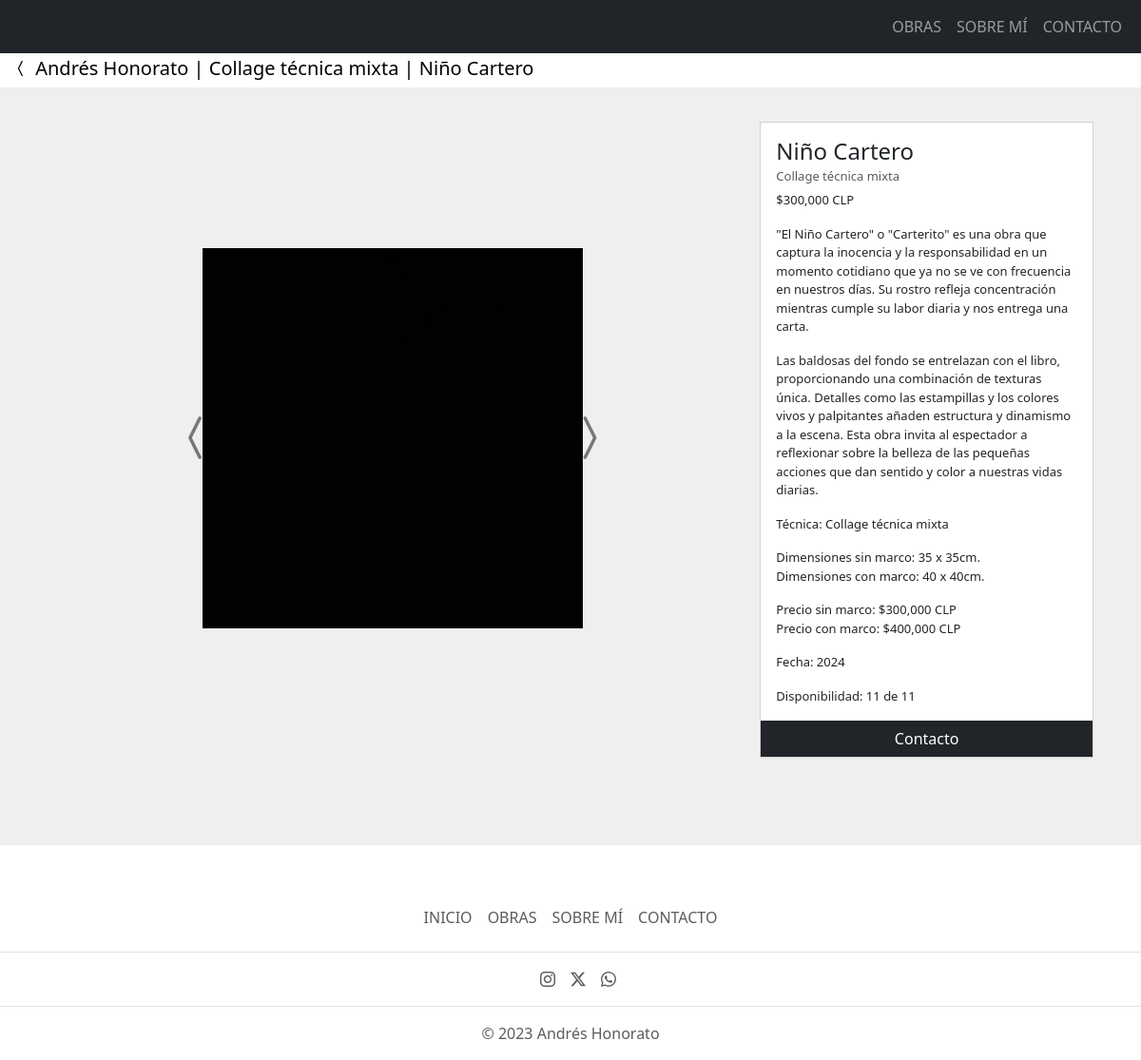
/cuadro/1/, run on the app's committed database.
### home/models.py (models this page shows, shortened)
class Cuadro(models.Model):
    nombre = models.CharField(max_length=200)
    autor = models.CharField(default="Andrés Honorato", max_length=200)
    coleccion = models.ForeignKey(
        Coleccion, on_delete=models.CASCADE, related_name='coleccionX', blank=True, null=True)
    tecnica = models.ForeignKey(
        Tecnica, on_delete=models.CASCADE, related_name='tecnicaX', blank=True, null=True)
    descripcion = models.TextField(blank=True)
    fecha = models.DateField()
    colores = models.CharField(max_length=200, blank=True)
    cantidad_inicial = models.PositiveIntegerField(blank=True, null=True)
    cantidad_vendida = models.PositiveIntegerField(blank=True, null=True)
    marco_sin = models.CharField(max_length=100, blank=True)
    marco_con = models.CharField(max_length=100, blank=True)
    precio_sin = models.PositiveIntegerField(blank=True, null=True)
    precio_con = models.PositiveIntegerField(blank=True, null=True)
    descuento = models.PositiveIntegerField(blank=True, null=True)
    envio1 = models.PositiveIntegerField(blank=True, null=True)
    envio2 = models.PositiveIntegerField(blank=True, null=True)
    imagen1 = models.ImageField(upload_to='cuadros', validators=[
                                FileExtensionValidator(['png', 'jpg', 'jpeg'])])
    imagen2 = models.ImageField(upload_to='cuadros', validators=[
                                FileExtensionValidator(['png', 'jpg', 'jpeg'])], blank=True)
    imagen3 = models.ImageField(upload_to='cuadros', validators=[
                                FileExtensionValidator(['png', 'jpg', 'jpeg'])], blank=True)
    imagen4 = models.ImageField(upload_to='cuadros', validators=[
                                FileExtensionValidator(['png', 'jpg', 'jpeg'])], blank=True)
    creado = models.DateTimeField(auto_now_add=True)
    actulizado = models.DateTimeField(auto_now=True)
    def cuadros_disponibles(self):
        if self.cantidad_inicial:
            cuadros_disponibles = self.cantidad_inicial - self.cantidad_vendida
            return cuadros_disponibles

class Coleccion(models.Model):
    nombre = models.CharField(max_length=200)
    descripcion = models.TextField(blank=True)
    fecha = models.DateField()
    creado = models.DateTimeField(auto_now_add=True)
    actulizado = models.DateTimeField(auto_now=True)
    def __str__(self):
        return f"{self.nombre}"

class Tecnica(models.Model):
    nombre = models.CharField(max_length=200)
    descripcion = models.TextField(blank=True)
    fecha = models.DateField()
    creado = models.DateTimeField(auto_now_add=True)
    actulizado = models.DateTimeField(auto_now=True)
    def __str__(self):
        return f"{self.nombre}"

### home/views.py (the view)
# urls.py: path('cuadro/<id>/', cuadro_view, name='cuadro-view'),
def cuadro_view(request, id):
    cuadro = Cuadro.objects.get(id=id)
    cuadro_imagenes = []
    lista_prueba = [cuadro.imagen1, cuadro.imagen2,
                    cuadro.imagen3, cuadro.imagen4]
    for imagen in lista_prueba:
        if imagen:
            cuadro_imagenes.append(imagen)
    context = {
        'cuadro': cuadro,
        'cuadro_imagenes': cuadro_imagenes,
    }
    return render(request, 'home/cuadro.html', context)

### home/templates/home/cuadro.html (shortened to what this page needs)
{% extends 'base.html' %}
{% load static %}
{% block content %}
<nav class="navbar navbar-expand-lg bg-body pb-0 pt-1">
  <div class="container-fluid">
    <a class="navbar-brand" href="{{ request.META.HTTP_REFERER }}"><i class="bi bi-chevron-compact-left"></i>{{galeria}}
      Andrés Honorato | {{cuadro.coleccion}} | {{cuadro.nombre}}</a>
  </div>
</nav>
<div class="container mt-3 mb-5 posicionar2" id="cuadro.id">
  <div class="row">
    <div class="col-md-8 mb-1 d-flex justify-content-center align-items-center img-container">
      <div id="carousel-{{ cuadro.id }}" class="carousel slide">
        <div class="carousel-inner">
          {% if cuadro.imagen1 %}
          <div class="carousel-item active">
            <img src="{{ cuadro.imagen1.url }}" class="d-block w-100" alt="{{ cuadro.nombre }}">
          </div>
          {% endif %}
        </div>
        {% if cuadro.imagen2 or cuadro.imagen3 or cuadro.imagen4 %}
        <a class="carousel-control-prev" href="#carousel-{{ cuadro.id }}" role="button" data-bs-slide="prev"
          style="left: -9%;">
          <span class="carousel-control" aria-hidden="true"><i class="bi bi-chevron-compact-left"
              style="color: black; font-size: 55px;"></i></span>
        </a>
        <a class="carousel-control-next" href="#carousel-{{ cuadro.id }}" role="button" data-bs-slide="next"
          style="right: -9%;">
          <span class="carousel-control" aria-hidden="true"><i class="bi bi-chevron-compact-right"
              style="color: black; font-size: 55px;"></i></span>
        </a>
        {% endif %}
      </div>
    </div>
    <div class="col-md-4 d-flex justify-content-center align-items-center" style="font-size: 13px;border-radius: 0;">
      <div class="card h-100" style="border-radius: 0;" id="{{cuadro.id}}">
        <div class="card-body">
          <h6 class="card-title mb-2" style="font-size: 24px;">{{ cuadro.nombre }}</h6>
          <a class="card-subtitle text-muted mb-2" href="{% url 'home:galerias-view' %}?galeria={{ cuadro.coleccion }}"
            style="text-decoration: none;">
            <h6 class="card-subtitle text-muted mb-2" style="font-size: 13px;">{{ cuadro.coleccion }}
            </h6>
          </a>
          <p class="card-text"> ${{ cuadro.precio_sin }} CLP</p>
          <p class="card-text">{{ cuadro.descripcion|linebreaks }}</p>
          <p class="card-text">Técnica: {{ cuadro.tecnica }}</p>
          <div class="row">
            <div class="col-12">
              <ul class="list-unstyled">
                {% if cuadro.marco_sin %}
                <li>Dimensiones sin marco: {{ cuadro.marco_sin }}</li>
                {% endif %}
                {% if cuadro.marco_con %}
                <li>Dimensiones con marco: {{ cuadro.marco_con }}</li>
                {% endif %}
              </ul>
            </div>
          </div>
          <div class="row">
            <div class="col-12">
              <ul class="list-unstyled">
                {% if cuadro.precio_sin %}
                <li>Precio sin marco: ${{ cuadro.precio_sin }} CLP</li>
                {% endif %}
                {% if cuadro.precio_con%}
                <li>Precio con marco: ${{ cuadro.precio_con }} CLP</li>
                {% endif %}
              </ul>
            </div>
          </div>
          <p class="card-text">Fecha: {{ cuadro.fecha|date:"Y"}}</p>
          {% if cuadro.cantidad_inicial%}
          <p class="card-text">Disponibilidad: {{cuadro.cuadros_disponibles}} de {{cuadro.cantidad_inicial}}</p>
          {% endif %}
        </div>
        <a href="{% url 'home:contacto-view' %}" class="btn btn-dark" style="border-radius: 0;">Contacto</a>
      </div>
    </div>
  </div>
</div>
<br>
<nav class="navbar navbar-expand-lg bg-body py-0">
  <div class="container-fluid">
    <a class="navbar-brand mx-auto">&nbsp</a>
  </div>
</nav>
{% endblock content %}

### static/style.css (style rules this page uses)
html body { background-color: #efefef; }
.carousel-item img { height: 200px; width: 100%; object-fit: cover; }
.img-container img { max-width: 100%; max-height: 400px; width: auto; height: auto; display: block; margin: 0 auto; }
.posicionar2 { padding: 20px; scroll-margin-top: 50px; }

### data on the page
Cuadro: coleccion "Collage técnica mixta", nombre "Niño Cartero", imagen1 (picture), precio_sin "300,000", descripcion "\"El Niño Cartero\" o \"Carterito\" es una obra que captura la inocencia y la responsabilidad en un momento cotidiano que ya no se ve con frecuencia en nuestros días. Su rostro refleja concentración mientras cumple su labor diaria y nos entrega una carta. Las baldosas del fondo se entrelazan con el libro, proporcionando una combinación de texturas única. Detalles como las estampillas y los colores vivos y palpitantes añaden estructura y dinamismo a la escena. Esta obra invita al espectador a reflexionar sobre la belleza de las pequeñas acciones que dan sentido y color a nuestras vidas diarias.", tecnica "Collage técnica mixta", marco_sin "35 x 35cm.", marco_con "40 x 40cm.", precio_con "400,000", fecha "2024", cuadros_disponibles "11", cantidad_inicial "11"
